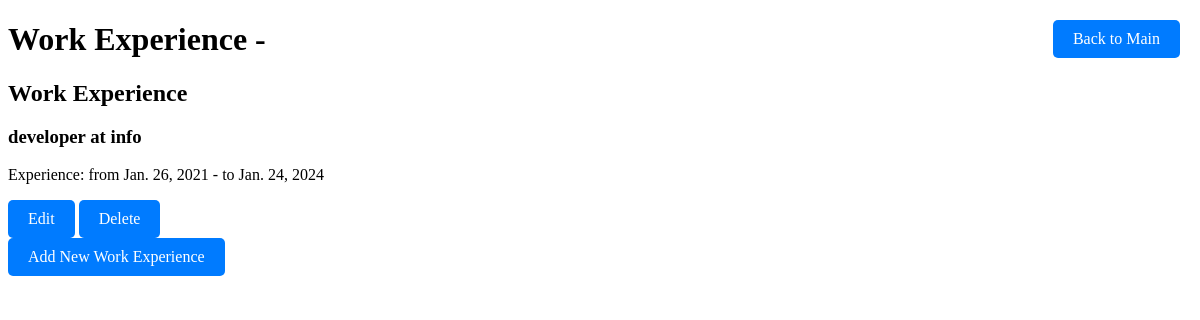
Screenshot of /task62/work/ with the database file from the repository.
### task62/models.py (models this page shows)
class WorkExperience(models.Model):
    portfolio = models.ForeignKey(Portfolio, on_delete=models.CASCADE,blank=True, null=True)
    company = models.CharField(max_length=200)
    position = models.CharField(max_length=200)
    start_date = models.DateField()
    end_date = models.DateField(null=True, blank=True)
    document = models.FileField(upload_to='work_experience_documents/', blank=True, null=True)

### task62/views.py (the view)
# urls.py: path('work/', views.work_experience_page, name='work_experience_page'),
def work_experience_page(request):
    work_experience = WorkExperience.objects.all()  # Replace with your actual model
    return render(request, 'users/work_experience.html', {'work_experience': work_experience})

### templates/users/work_experience.html (shortened to what this page needs)
<!DOCTYPE html>
<html>
<head>
</head>
<body>
    <h1>Work Experience - {{ portfolio.user.username }}</h1>
    <div class="section">
        <h2>Work Experience</h2>
        {% for work in work_experience %}
            <div class="work-item">
                <h3>{{ work.position }} at {{ work.company }}</h3>
                <p>Experience: from {{ work.start_date }} - to {{ work.end_date }}</p>
                <a href="{% url 'task62:edit_work_experience' work.pk %}">Edit</a>
                <a href="{% url 'task62:delete_work_experience' work.pk %}" onclick="return confirm('Are you sure you want to delete this work experience?');">Delete</a>
            </div>
        {% empty %}
            <p>No work experience yet.</p>
        {% endfor %}
        <a href="{% url 'task62:add_work_experience' %}">Add New Work Experience</a>
    </div>
    <div class="back-button">
        <a href="{% url 'task62:portfolio_detail' %}">Back to Main</a>
    </div>
</body>
</html>

### templates/users/work_experience.html (style rules this page uses)
.section { margin-bottom: 20px; }
.section h2 { margin-bottom: 10px; }
.section a { display: inline-block; padding: 10px 20px; font-size: 16px; color: #fff; background-color: #007bff; border: none; border-radius: 5px; text-decoration: none; transition: background-color 0.3s ease; }
.back-button { position: absolute; top: 20px; right: 20px; z-index: 1000; }
.back-button a { display: inline-block; padding: 10px 20px; font-size: 16px; color: #fff; background-color: #007bff; border: none; border-radius: 5px; text-decoration: none; transition: background-color 0.3s ease; }

### rows the page displays
WorkExperience: position "developer", company "info", start_date "Jan. 26, 2021", end_date "Jan. 24, 2024"
